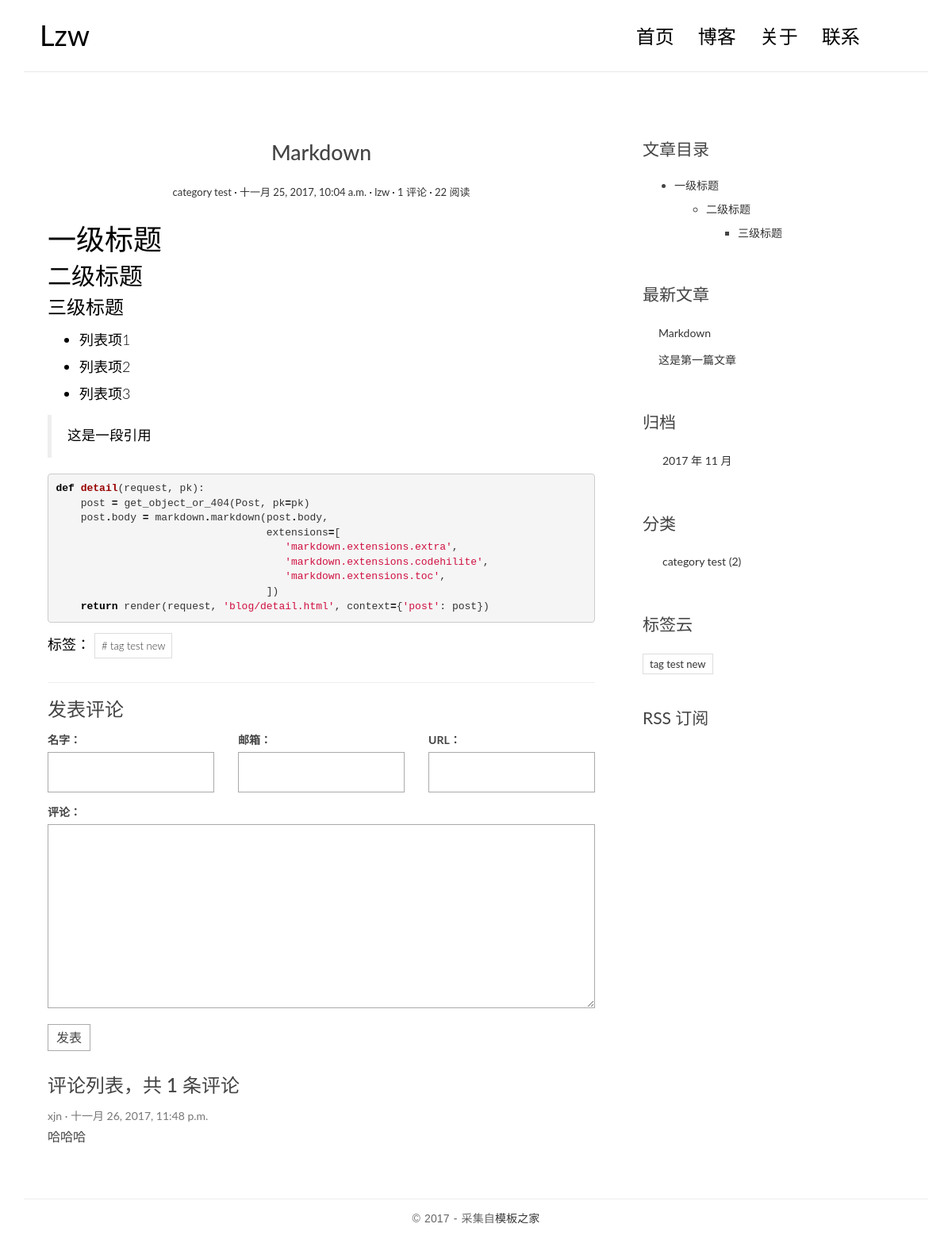
Screenshot of /post/3/ with the database file from the repository.
### blog/models.py (models this page shows, shortened)
@python_2_unicode_compatible
class Post(models.Model):
    title = models.CharField(max_length=70)
    body = models.TextField()
    created_time = models.DateTimeField()
    modified_time = models.DateTimeField()
    excerpt = models.CharField(max_length=200, blank=True)
    views = models.PositiveIntegerField(default=0)
    category = models.ForeignKey(Category)
    tags = models.ManyToManyField(Tag, blank=True)
    author = models.ForeignKey(User)
    def get_absolute_url(self):
        return reverse('blog:detail', kwargs={'pk': self.pk})
    class Meta:
        ordering = ['-created_time']
    def increase_views(self):
        self.views += 1
        self.save(update_fields=['views'])
    def save(self, *args, **kwargs):
        if not self.excerpt:
            md = markdown.Markdown(extensions=[
                'markdown.extensions.extra',
                'markdown.extensions.codehilite',
            ])
            self.excerpt = strip_tags(md.convert(self.body))[:54]
        super(Post, self).save(*args, **kwargs)

@python_2_unicode_compatible
class Category(models.Model):
    name = models.CharField(max_length=100)

@python_2_unicode_compatible
class Tag(models.Model):
    name = models.CharField(max_length=100)

### comments/models.py (models this page shows, shortened)
@python_2_unicode_compatible
class Comment(models.Model):
    name = models.CharField(max_length=100)
    email = models.EmailField(max_length=255)
    url = models.URLField(blank=True)
    text = models.TextField()
    created_time = models.DateTimeField(auto_now_add=True)
    post = models.ForeignKey('blog.Post')

### blog/views.py (the view)
# urls.py: url(r'^post/(?P<pk>[0-9]+)/$', views.PostDetailView.as_view(), name='detail'),
class PostDetailView(DetailView):
    model = Post
    template_name = 'blog/detail.html'
    context_object_name = 'post'
    def get(self, request, *args, **kwargs):
        response = super(PostDetailView, self).get(request, *args, **kwargs)
        self.object.increase_views()
        return response
    def get_object(self, queryset=None):
        post = super(PostDetailView, self).get_object(queryset=None)
        md = markdown.Markdown(extensions=[
            'markdown.extensions.extra',
            'markdown.extensions.codehilite',
            TocExtension(slugify=slugify),
        ])
        post.body = md.convert(post.body)
        post.toc = md.toc
        return post
    def get_context_data(self, **kwargs):
        context = super(PostDetailView, self).get_context_data(**kwargs)
        form = CommentForm()
        comment_list = self.object.comment_set.all()
        context.update({
            'form': form,
            'comment_list': comment_list
        })
        return context

### comments/forms.py
class CommentForm(forms.ModelForm):
    class Meta:
        model = Comment
        fields = ['name', 'email', 'url', 'text']

### blog/templatetags/blog_tags.py (called while the page is built)
@register.simple_tag
def get_recent_posts(num=5):
    return Post.objects.all()[:num]

@register.simple_tag
def archives():
    return Post.objects.dates('created_time', 'month', order='DESC')

@register.simple_tag
def get_categories():
    return Category.objects.annotate(num_posts=Count('post')).filter(num_posts__gt=0)

@register.simple_tag
def get_tags():
    return Tag.objects.annotate(num_posts=Count('post')).filter(num_posts__gt=0)

### templates/blog/detail.html (shortened to what this page needs)
{% extends 'base.html' %}
{% block main %}
    <article class="post post-{{ post.pk }}">
        <header class="entry-header">
            <h1 class="entry-title">{{ post.title }}</h1>
            <div class="entry-meta">
                <span class="post-category">
                    <a href="{% url 'blog:category' post.category.pk %}">{{ post.category.name }}</a></span>
                <span class="post-date"><a href="#"><time class="entry-date"
                                                          datetime="{{ post.created_time }}">{{ post.created_time }}</time></a></span>
                <span class="post-author"><a href="#">{{ post.author }}</a></span>
                <span class="comments-link">
                    <a href="{{ post.get_absolute_url }}#comment-area">{{ post.comment_set.count }} 评论</a></span>
                <span class="views-count"><a href="#">{{ post.views }} 阅读</a></span>
            </div>
        </header>
        <div class="entry-content clearfix">
            {{ post.body|safe }}
            <div class="widget-tag-cloud">
                <ul>
                    标签：
                    {% for tag in post.tags.all %}
                        <li><a href="{% url 'blog:tag' tag.pk %}"># {{ tag.name }}</a></li>
                    {% endfor %}
                </ul>
            </div>
        </div>
    </article>
    <section class="comment-area" id="comment-area">
        <hr>
        <h3>发表评论</h3>
        <form action="{% url 'comments:post_comment' post.pk %}" method="post" class="comment-form">
            <div class="row">
                <div class="col-md-4">
                    <label for="{{ form.name.id_for_label }}">名字：</label>
                    {{ form.name }}
                </div>
                <div class="col-md-4">
                    <label for="{{ form.email.id_for_label }}">邮箱：</label>
                    {{ form.email }}
                </div>
                <div class="col-md-4">
                    <label for="{{ form.url.id_for_label }}">URL：</label>
                    {{ form.url }}
                </div>
                <div class="col-md-12">
                    <label for="{{ form.text.id_for_label }}">评论：</label>
                    {{ form.text }}
                    <button type="submit" class="comment-btn">发表</button>
                </div>
            </div>
        </form>
        <div class="comment-list-panel">
            <h3>评论列表，共 <span>{{ post.comment_set.count }}</span> 条评论</h3>
            <ul class="comment-list list-unstyled">
                {% for comment in comment_list %}
                    <li class="comment-item">
                        <span class="nickname">{{ comment.name }}</span>
                        <time class="submit-date"
                              datetime="{{ comment.created_time }}">{{ comment.created_time }}</time>
                        <div class="text">
                            {{ comment.text }}
                        </div>
                    </li>
                {% empty %}
                    暂无评论
                {% endfor %}
            </ul>
        </div>
    </section>
{% endblock main %}
{% block toc %}
    <div class="widget widget-content">
        <h3 class="widget-title">文章目录</h3>
        {{ post.toc|safe }}
    </div>
{% endblock toc %}

### templates/base.html (shortened to what this page needs)
{% load staticfiles %}
{% load blog_tags %}
<!DOCTYPE html>
<html>
<head>
    <link rel="stylesheet" href="http://code.ionicframework.com/ionicons/2.0.1/css/ionicons.min.css">
    <link href="https://cdn.bootcss.com/bootstrap/3.3.7/css/bootstrap.min.css" rel="stylesheet">
    <link rel="stylesheet" href="{% static 'blog/css/pace.css' %}">
    <link rel="stylesheet" href="{% static 'blog/css/custom.css' %}">
    <link rel="stylesheet" href="{% static 'blog/css/highlights/github.css' %}">
</head>
<body>
<div class="container">
    <header id="site-header">
        <div class="row">
            <div class="col-md-4 col-sm-5 col-xs-8">
                <div class="logo">
                    <h1><a href="{% url 'blog:index' %}"><b>Lzw</a></h1>
                </div>
            </div>
            <div class="col-md-8 col-sm-7 col-xs-4">
                <nav class="main-nav" role="navigation">
                    <div class="collapse navbar-collapse" id="bs-example-navbar-collapse-1">
                        <ul class="nav navbar-nav navbar-right">
                            <li class="cl-effect-11"><a href="{% url 'blog:index' %}" data-hover="首页">首页</a></li>
                            <li class="cl-effect-11"><a href="#" data-hover="博客">博客</a></li>
                            <li class="cl-effect-11"><a href="#" data-hover="关于">关于</a></li>
                            <li class="cl-effect-11"><a href="#" data-hover="联系">联系</a></li>
                        </ul>
                    </div>
                </nav>
            </div>
        </div>
    </header>
</div>
<div class="content-body">
    <div class="container">
        <div class="row">
            <main class="col-md-8">
                {% block main %}
                {% endblock main %}
            </main>
            <aside class="col-md-4">
                {% block toc %}
                {% endblock toc %}
                <div class="widget widget-recent-posts">
                    <h3 class="widget-title">最新文章</h3>
                    {% get_recent_posts as recent_post_list %}
                    <ul>
                        {% for post in recent_post_list %}
                            <li>
                                <a href="{{ post.get_absolute_url }}">{{ post.title }}</a>
                            </li>
                        {% empty %}
                            暂无文章！
                        {% endfor %}
                    </ul>
                </div>
                <div class="widget widget-archives">
                    <h3 class="widget-title">归档</h3>
                    {% archives as date_list %}
                    <ul>
                        {% for date in date_list %}
                            <li>
                                <a href="{% url 'blog:archives' date.year date.month %}">{{ date.year }}
                                    年 {{ date.month }} 月</a>
                            </li>
                        {% empty %}
                            暂无归档！
                        {% endfor %}
                    </ul>
                </div>
                <div class="widget widget-category">
                    <h3 class="widget-title">分类</h3>
                    {% get_categories as category_list %}
                    <ul>
                        {% for category in category_list %}
                            <li>
                                <a href="{% url 'blog:category' category.pk %}">{{ category.name }} <span
                                        class="post-count">({{ category.num_posts }})</span></a>
                            </li>
                        {% empty %}
                            暂无分类！
                        {% endfor %}
                    </ul>
                </div>
                <div class="widget widget-tag-cloud">
                    <h3 class="widget-title">标签云</h3>
                    {% get_tags as tag_list %}
                    <ul>
                        {% for tag in tag_list %}
                            <li>
                                <a href="{% url 'blog:tag' tag.pk %}">{{ tag.name }}</a>
                            </li>
                        {% empty %}
                            暂无标签！
                        {% endfor %}
                    </ul>
                </div>
                <div class="rss">
                    <a href="{% url 'rss' %}"> RSS 订阅</a>
                </div>
            </aside>
        </div>
    </div>
</div>
<footer id="site-footer">
    <div class="container">
        <div class="row">
            <div class="col-md-12">
                <p class="copyright">&copy 2017 - 采集自<a href="http://www.cssmoban.com/"
                                                        target="_blank" title="模板之家">模板之家</a>
                </p>
            </div>
        </div>
    </div>
</footer>
</body>
</html>

### blog/static/blog/css/custom.css (style rules this page uses)
* { outline: none; }
h1, h2, h3, h4, h5, h6 { margin-top: 0; }
b { font-weight: 400; }
a { color: #333; }
body { color: #444; font-family: 'Lato', sans-serif; }
p { font-family: 'Ubuntu', sans-serif; font-weight: 400; word-spacing: 1px; letter-spacing: 0.01em; }
#site-header { background-color: #FFF; padding: 25px 20px; margin-bottom: 40px; border-bottom: 1px solid #e7e7e7; }
.logo h1 a { color: #000; }
.logo h1 { margin: 0; font-family: 'Lato', sans-serif; font-weight: 300; }
.main-nav { margin-top: 11px; max-width: 95%; }
.main-nav a { color: #000000 !important; padding: 0 0 5px 0 !important; margin-right: 30px; font-family: 'Lato', sans-serif; font-weight: 300; font-size: 24px; }
.cl-effect-11 a { padding: 10px 0; color: #0972b4; text-shadow: none; }
.cl-effect-11 a::before { position: absolute; top: 0; left: 0; overflow: hidden; padding: 0 0 5px 0 !important; max-width: 0; border-bottom: 1px solid #000; color: #000; content: attr(data-hover); white-space: nowrap; -webkit-transition: max-width 0.5s; -moz-transition: max-width 0.5s; transition: max-width 0.5s; }
.content-body { padding-bottom: 4em; }
.post { background: #fff; padding: 30px 30px 0; }
.entry-title { text-align: center; font-size: 1.9em; margin-bottom: 20px; line-height: 1.6; padding: 10px 20px 0; }
.entry-meta { text-align: center; color: #DDDDDD; font-size: 13px; margin-bottom: 30px; }
.entry-content { font-size: 18px; line-height: 1.9; font-weight: 300; color: #000; }
.post-category::after, .post-date::after, .post-author::after, .comments-link::after { content: ' ·'; color: #000; }
.widget { background: #fff; padding: 30px 0 0; }
.widget-title { font-size: 1.5em; margin-bottom: 20px; line-height: 1.6; padding: 10px 0 0; font-weight: 400; }
.widget-recent-posts ul { padding: 0; margin: 0; padding-left: 20px; }
.widget-recent-posts ul li { list-style-type: none; position: relative; line-height: 170%; margin-bottom: 10px; }
.widget-recent-posts ul li::before { content: '\f3d3'; font-family: "Ionicons"; position: absolute; left: -17px; top: 3px; font-size: 16px; color: #000; }
.widget-archives ul { padding: 0; margin: 0; padding-left: 25px; }
.widget-archives ul li { list-style-type: none; position: relative; line-height: 170%; margin-bottom: 10px; }
.widget-archives ul li::before { content: '\f3f3'; font-family: "Ionicons"; position: absolute; left: -25px; top: 1px; font-size: 16px; color: #000; }
.widget-category ul { padding: 0; margin: 0; padding-left: 25px; }
.widget-category ul li { list-style-type: none; position: relative; line-height: 170%; margin-bottom: 10px; }
.widget-category ul li::before { content: '\f3fe'; font-family: "Ionicons"; position: absolute; left: -25px; top: 1px; font-size: 18px; color: #000; }
.widget-tag-cloud ul { padding: 0; margin: 0; margin-right: -10px; }
.widget-tag-cloud ul li { list-style-type: none; font-size: 13px; display: inline-block; margin-right: 10px; margin-bottom: 10px; padding: 3px 8px; border: 1px solid #ddd; }
.widget-content ul ul { margin-top: 10px; }
.widget-content ul li { margin-bottom: 10px; }
.rss { font-size: 21px; margin-top: 30px; }
.rss a { color: #444; }
#site-footer { padding-top: 10px; padding: 0 0 1.5em 0; }
.copyright { text-align: center; padding-top: 1em; margin: 0; border-top: 1px solid #eee; color: #666; }
.contact-form input, .comment-form input { border: 1px solid #aaa; margin-bottom: 15px; width: 100%; padding: 15px 15px; font-size: 16px; line-height: 100%; transition: 0.4s border-color linear; }
.contact-form textarea, .comment-form textarea { border: 1px solid #aaa; margin-bottom: 15px; width: 100%; padding: 15px 15px; font-size: 16px; line-height: 20px !important; min-height: 183px; transition: 0.4s border-color linear; }
.comment-area { padding: 0 30px 0; }
.comment-form { margin-top: 15px; }
.comment-form .comment-btn { background-color: #fff; border: 1px solid #aaa; font-size: 16px; padding: 5px 10px; }
.comment-list-panel { margin-top: 30px; }
.comment-list { margin-top: 15px; }
.comment-item .nickname, .comment-item .submit-date { color: #777; font-size: 14px; }
.comment-item .nickname:after { content: ' ·'; }
.comment-item .text { padding-top: 5px; font-size: 16px; }

### blog/static/blog/css/highlights/github.css (style rules this page uses)
.codehilite .k { color: #000000; font-weight: bold }
.codehilite .o { color: #000000; font-weight: bold }
.codehilite .nf { color: #990000; font-weight: bold }
.codehilite .w { color: #bbbbbb }
.codehilite .s1 { color: #d01040 }

### rows the page displays
Post: title "Markdown", category.name "category test", created_time "十一月 25, 2017, 10:04 a.m.", author "lzw", comment_set.count "1", views "22", body "一级标题 二级标题 三级标题 列表项1 列表项2 列表项3 这是一段引用 def detail ( request , pk ): post = get_object_or_404 ( Post , pk = pk ) post . body = markdown . markdown ( post . body , extensions = [ 'markdown.extensions.extra' , 'markdown.extensions.codehilite' , 'markdown.extensions.toc' , ]) return render ( request , 'blog/detail.html' , context = { 'post' : post })", toc "一级标题 二级标题 三级标题"
Tag: name "tag test new"
Comment: name "xjn", created_time "十一月 26, 2017, 11:48 p.m.", text "哈哈哈"
Post: title "这是第一篇文章"
Category: name "category test", num_posts "2"

### other values shown
{{ date.year }} "2017"
{{ date.month }} "11"
